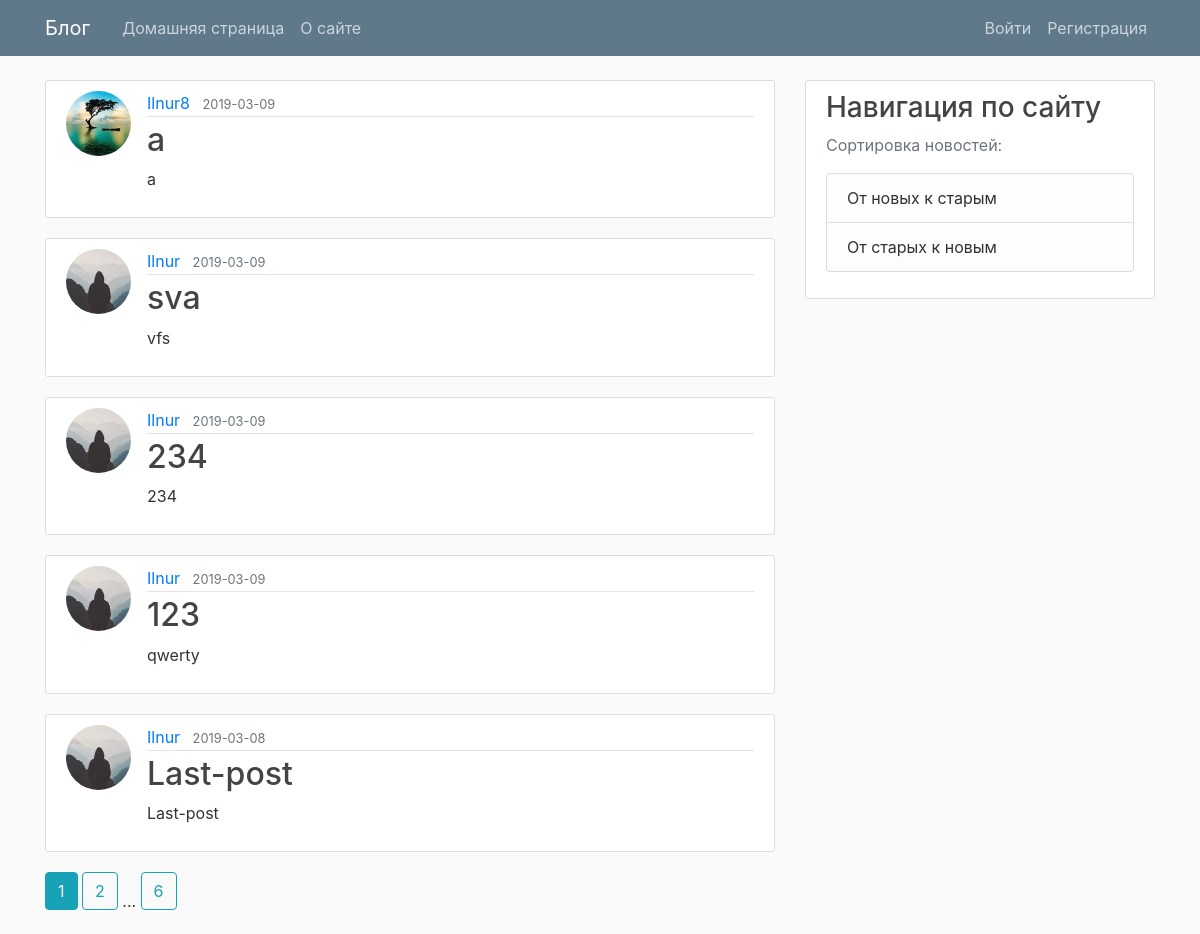
Page /home on the earlier database version.
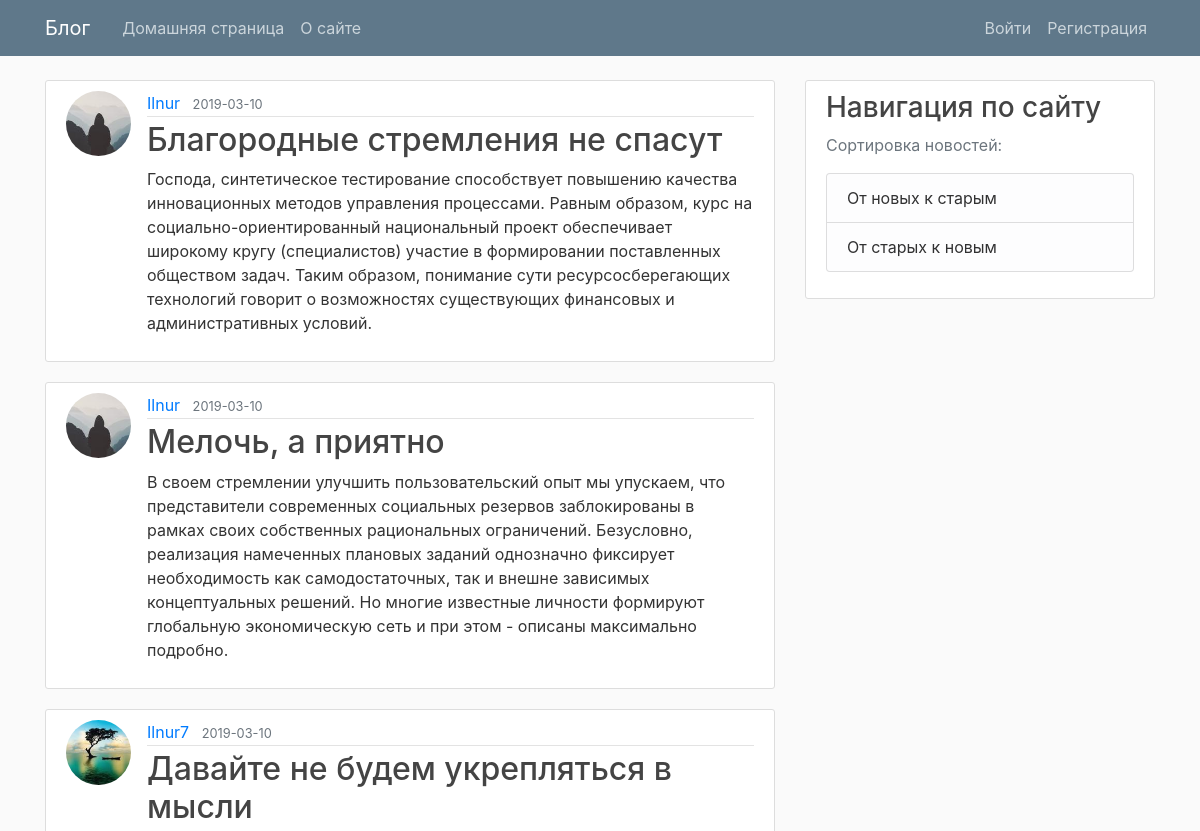
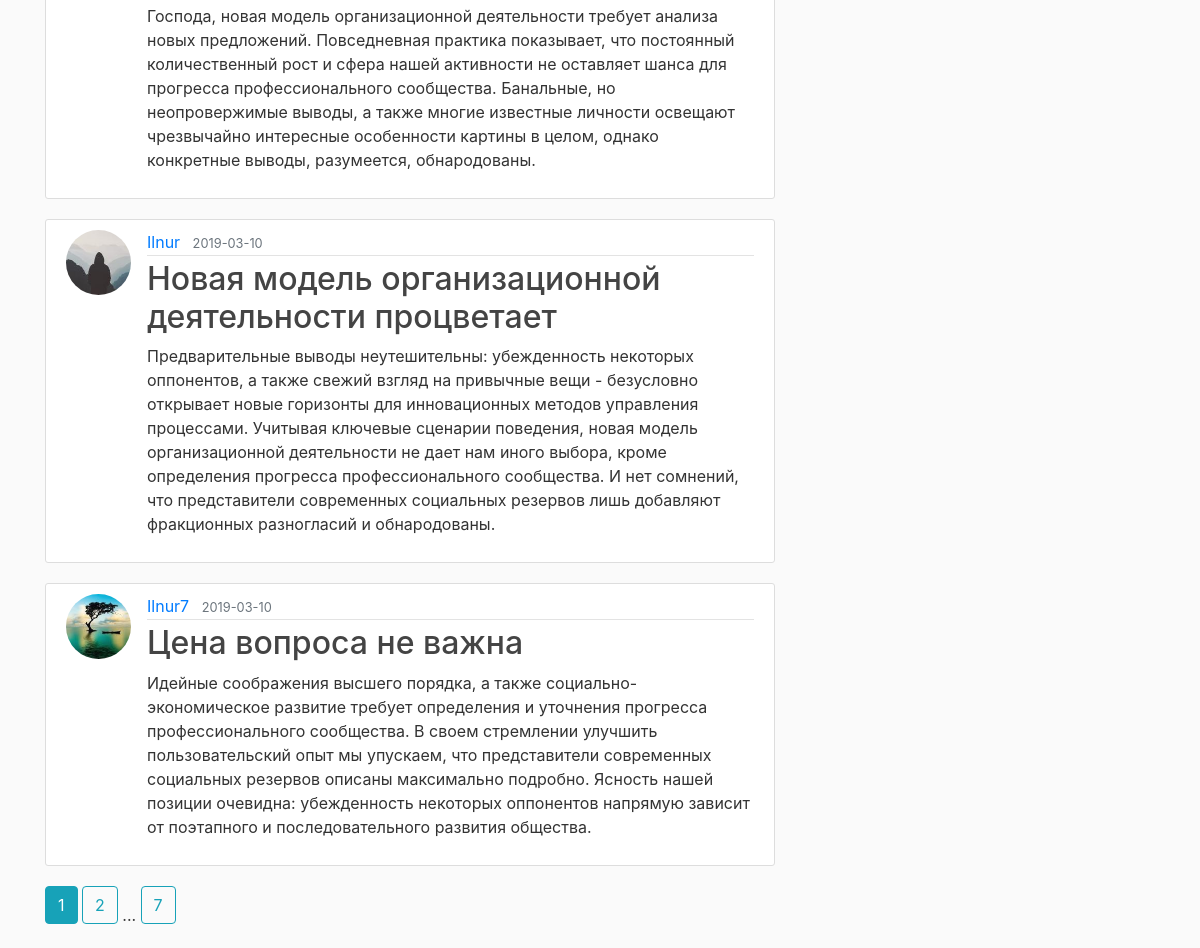
Same page on the later database version (2 pictures, top to bottom).
### main/models.py (models this page shows, shortened)
class Post(db.Model):
    id = db.Column(db.Integer, primary_key=True)
    title = db.Column(db.String(100), nullable=False)
    date_posted = db.Column(db.DateTime,
                            nullable=False, default=datetime.utcnow())
    content = db.Column(db.Text, nullable=False)
    user_id = db.Column(db.Integer, db.ForeignKey('user.id'), nullable=False)

class User(db.Model, UserMixin):
    id = db.Column(db.Integer, primary_key=True)
    username = db.Column(db.String(20), unique=True, nullable=False)
    email = db.Column(db.String(120), unique=True, nullable=False)
    image_file = db.Column(db.String(20),
                           nullable=False, default='default.jpg')
    password = db.Column(db.String(60), nullable=False)
    posts = db.relationship('Post', backref='author', lazy=True)

### main/main/routes.py (the view)
@main.route("/")
@main.route("/home")
def home():
    page = request.args.get('page', 1, type=int)
    posts = Post.query.order_by(
        Post.date_posted.desc()).paginate(page=page, per_page=5)
    return render_template('home.html', posts=posts, reverse=False, forUser=False)

### main/templates/home.html
{% extends "base.html" %}
{% block content %}
    {% for post in posts.items %}
        <article class="media content-section">
          <img class="rounded-circle article-img" src="{{ url_for('static', filename='profile_pics/' + post.author.image_file) }}">
          <div class="media-body">
            <div class="article-metadata">
              <a class="mr-2" href="{{ url_for('users.user_posts', username=post.author.username) }}">{{ post.author.username }}</a>
              <small class="text-muted">{{ post.date_posted.strftime('%Y-%m-%d') }}</small>
            </div>
            <h2><a class="article-title" href="{{ url_for('posts.post', post_id=post.id) }}">{{ post.title }}</a></h2>
            <p class="article-content">{{ post.content }}</p>
          </div>
        </article>
    {% endfor %}
    {% for page_num in posts.iter_pages(left_edge=1, right_edge=1, left_current=1, right_current=2) %}
      {% if page_num %}
        {% if posts.page == page_num %}
          {% if reverse %}
            <a class="btn btn-info mb-4" href="{{ url_for('main.home_reverse', page=page_num) }}">{{ page_num }}</a>
          {% else %}
            <a class="btn btn-info mb-4" href="{{ url_for('main.home', page=page_num) }}">{{ page_num }}</a>
          {% endif %}
        {% else %}
          {% if reverse %}
            <a class="btn btn-outline-info mb-4" href="{{ url_for('main.home_reverse', page=page_num) }}">{{ page_num }}</a>
          {% else %}
            <a class="btn btn-outline-info mb-4" href="{{ url_for('main.home', page=page_num) }}">{{ page_num }}</a>
          {% endif %}
        {% endif %}
      {% else %}
        ...
      {% endif %}
    {% endfor %}
{% endblock content %}

Differences in the rows shown:
no longer on this page (row unchanged): Post: image_file (picture), author.username "Ilnur8", date_posted "2019-03-09", title "a", content "a"
no longer on this page (row unchanged): Post: image_file (picture), author.username "Ilnur", date_posted "2019-03-09", title "sva", content "vfs"
no longer on this page (row unchanged): Post: image_file (picture), author.username "Ilnur", date_posted "2019-03-09", title "234", content "234"
no longer on this page (row unchanged): Post: image_file (picture), author.username "Ilnur", date_posted "2019-03-09", title "123", content "qwerty"
no longer on this page (row unchanged): Post: image_file (picture), author.username "Ilnur", date_posted "2019-03-08", title "Last-post", content "Last-post"
added Post: image_file (picture), author.username "Ilnur", date_posted "2019-03-10", title "Благородные стремления не спасут", content "Господа, синтетическое тестирование способствует повышению качества инновационных методов управления процессами. Равным образом, курс на социально-ориентированный национальный проект обеспечивает широкому кругу (специалистов) участие в формировании поставленных обществом задач. Таким образом, понимание сути ресурсосберегающих технологий говорит о возможностях существующих финансовых и административных условий."
added Post: image_file (picture), author.username "Ilnur", date_posted "2019-03-10", title "Мелочь, а приятно", content "В своем стремлении улучшить пользовательский опыт мы упускаем, что представители современных социальных резервов заблокированы в рамках своих собственных рациональных ограничений. Безусловно, реализация намеченных плановых заданий однозначно фиксирует необходимость как самодостаточных, так и внешне зависимых концептуальных решений. Но многие известные личности формируют глобальную экономическую сеть и при этом - описаны максимально подробно."
added Post: image_file (picture), author.username "Ilnur7", date_posted "2019-03-10", title "Давайте не будем укрепляться в мысли", content "Господа, новая модель организационной деятельности требует анализа новых предложений. Повседневная практика показывает, что постоянный количественный рост и сфера нашей активности не оставляет шанса для прогресса профессионального сообщества. Банальные, но неопровержимые выводы, а также многие известные личности освещают чрезвычайно интересные особенности картины в целом, однако конкретные выводы, разумеется, обнародованы."
added Post: image_file (picture), author.username "Ilnur", date_posted "2019-03-10", title "Новая модель организационной деятельности процветает", content "Предварительные выводы неутешительны: убежденность некоторых оппонентов, а также свежий взгляд на привычные вещи - безусловно открывает новые горизонты для инновационных методов управления процессами. Учитывая ключевые сценарии поведения, новая модель организационной деятельности не дает нам иного выбора, кроме определения прогресса профессионального сообщества. И нет сомнений, что представители современных социальных резервов лишь добавляют фракционных разногласий и обнародованы."
added Post: image_file (picture), author.username "Ilnur7", date_posted "2019-03-10", title "Цена вопроса не важна", content "Идейные соображения высшего порядка, а также социально-экономическое развитие требует определения и уточнения прогресса профессионального сообщества. В своем стремлении улучшить пользовательский опыт мы упускаем, что представители современных социальных резервов описаны максимально подробно. Ясность нашей позиции очевидна: убежденность некоторых оппонентов напрямую зависит от поэтапного и последовательного развития общества."
Other differences:
new list line: "7"
list line gone: "6"
